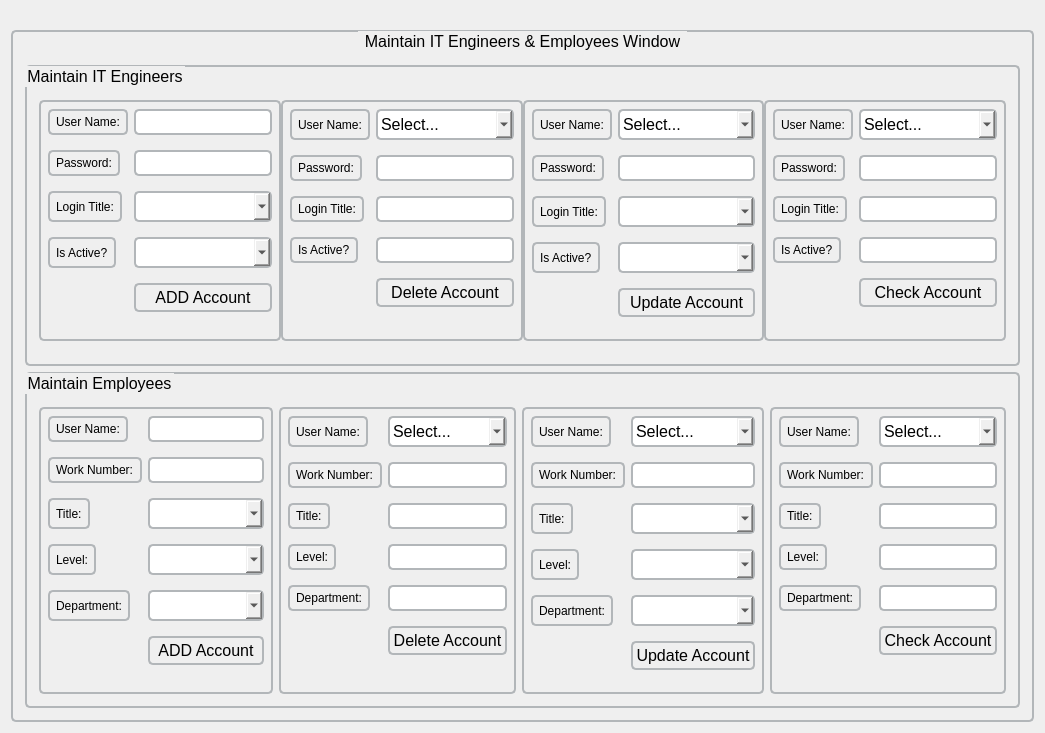
      <widget class="QWidget" name="page_Maintain_Employees">
       <layout class="QGridLayout" name="gridLayout_21">
        <property name="topMargin">
         <number>30</number>
        </property>
        <item row="0" column="0">
         <widget class="QGroupBox" name="groupBox_5">
          <property name="font">
           <font>
            <pointsize>12</pointsize>
           </font>
          </property>
          <property name="styleSheet">
           <string notr="true">QWidget{
border-style:none;
border:2px solid #B2B6B9;
padding:3px;
border-radius:5px; }</string>
          </property>
          <property name="title">
           <string>Maintain IT Engineers &amp;&amp; Employees Window</string>
          </property>
          <property name="alignment">
           <set>Qt::AlignCenter</set>
          </property>
          <layout class="QGridLayout" name="gridLayout_33">
           <property name="topMargin">
            <number>30</number>
           </property>
           <item row="0" column="0">
            <widget class="QGroupBox" name="groupBox_6">
             <property name="font">
              <font>
               <pointsize>12</pointsize>
              </font>
             </property>
             <property name="styleSheet">
              <string notr="true"/>
             </property>
             <property name="title">
              <string>Maintain IT Engineers</string>
             </property>
             <layout class="QGridLayout" name="gridLayout_22" rowstretch="0">
              <property name="topMargin">
               <number>30</number>
              </property>
              <property name="bottomMargin">
               <number>20</number>
              </property>
              <property name="verticalSpacing">
               <number>20</number>
              </property>
              <item row="0" column="0">
               <layout class="QHBoxLayout" name="horizontalLayout_9">
                <item>
                 <widget class="QWidget" name="widget_8" native="true">
                  <layout class="QVBoxLayout" name="verticalLayout_21">
                   <item>
                    <layout class="QFormLayout" name="formLayout">
                     <property name="verticalSpacing">
                      <number>15</number>
                     </property>
                     <property name="bottomMargin">
                      <number>15</number>
                     </property>
                     <item row="0" column="0">
                      <widget class="QLabel" name="label_5">
                       <property name="text">
                        <string>User Name:</string>
                       </property>
                      </widget>
                     </item>
                     <item row="0" column="1">
                      <widget class="QLineEdit" name="lineEdit_Add_UserName"/>
                     </item>
                     <item row="1" column="0">
                      <widget class="QLabel" name="label_6">
                       <property name="text">
                        <string>Password:</string>
                       </property>
                      </widget>
                     </item>
                     <item row="1" column="1">
                      <widget class="QLineEdit" name="lineEdit_Add_Password"/>
                     </item>
                     <item row="2" column="0">
                      <widget class="QLabel" name="label_7">
                       <property name="text">
                        <string>Login Title:</string>
                       </property>
                      </widget>
                     </item>
                     <item row="2" column="1">
                      <widget class="QComboBox" name="comboBox_Add_LoginTitle">
                       <property name="font">
                        <font>
                         <pointsize>12</pointsize>
                        </font>
                       </property>
                      </widget>
                     </item>
                     <item row="3" column="0">
                      <widget class="QLabel" name="label_8">
                       <property name="text">
                        <string>Is Active?</string>
                       </property>
                      </widget>
                     </item>
                     <item row="3" column="1">
                      <widget class="QComboBox" name="comboBox_Add_IsActive">
                       <property name="font">
                        <font>
                         <pointsize>12</pointsize>
                        </font>
                       </property>
                      </widget>
                     </item>
                     <item row="4" column="1">
                      <widget class="QPushButton" name="pushButton_Add_User">
                       <property name="font">
                        <font>
                         <pointsize>12</pointsize>
                        </font>
                       </property>
                       <property name="text">
                        <string>ADD Account</string>
                       </property>
                       <property name="icon">
                        <iconset resource="ResourceFile.qrc">
                         <normaloff>:/Icon/adduser.png</normaloff>:/Icon/adduser.png</iconset>
                       </property>
                      </widget>
                     </item>
                    </layout>
                   </item>
                  </layout>
                 </widget>
                </item>
                <item>
                 <widget class="QWidget" name="widget_9" native="true">
                  <layout class="QVBoxLayout" name="verticalLayout_22">
                   <item>
                    <layout class="QFormLayout" name="formLayout_2">
                     <property name="verticalSpacing">
                      <number>15</number>
                     </property>
                     <property name="bottomMargin">
                      <number>15</number>
                     </property>
                     <item row="0" column="0">
                      <widget class="QLabel" name="label_9">
                       <property name="text">
                        <string>User Name:</string>
                       </property>
                      </widget>
                     </item>
                     <item row="1" column="0">
                      <widget class="QLabel" name="label_10">
                       <property name="text">
                        <string>Password:</string>
                       </property>
                      </widget>
                     </item>
                     <item row="1" column="1">
                      <widget class="QLineEdit" name="lineEdit_Delete_Password"/>
                     </item>
                     <item row="2" column="0">
                      <widget class="QLabel" name="label_11">
                       <property name="text">
                        <string>Login Title:</string>
                       </property>
                      </widget>
                     </item>
                     <item row="3" column="0">
                      <widget class="QLabel" name="label_12">
                       <property name="text">
                        <string>Is Active?</string>
                       </property>
                      </widget>
                     </item>
                     <item row="4" column="1">
                      <widget class="QPushButton" name="pushButton_Delete">
                       <property name="font">
                        <font>
                         <pointsize>12</pointsize>
                        </font>
                       </property>
                       <property name="text">
                        <string>Delete Account</string>
                       </property>
                       <property name="icon">
                        <iconset resource="ResourceFile.qrc">
                         <normaloff>:/Icon/deleteUser.png</normaloff>:/Icon/deleteUser.png</iconset>
                       </property>
                      </widget>
                     </item>
                     <item row="0" column="1">
                      <widget class="QComboBox" name="comboBox_Delete_UserName">
                       <property name="font">
                        <font>
                         <pointsize>12</pointsize>
                        </font>
                       </property>
                       <property name="placeholderText">
                        <string>Select...</string>
                       </property>
                      </widget>
                     </item>
                     <item row="2" column="1">
                      <widget class="QLineEdit" name="lineEdit_Delete_LoginTitle"/>
                     </item>
                     <item row="3" column="1">
                      <widget class="QLineEdit" name="lineEdit_Delete_isActive"/>
                     </item>
                    </layout>
                   </item>
                  </layout>
                 </widget>
                </item>
                <item>
                 <widget class="QWidget" name="widget_10" native="true">
                  <layout class="QVBoxLayout" name="verticalLayout_23">
                   <item>
                    <layout class="QFormLayout" name="formLayout_3">
                     <property name="verticalSpacing">
                      <number>15</number>
                     </property>
                     <property name="bottomMargin">
                      <number>15</number>
                     </property>
                     <item row="0" column="0">
                      <widget class="QLabel" name="label_13">
                       <property name="text">
                        <string>User Name:</string>
                       </property>
                      </widget>
                     </item>
                     <item row="1" column="0">
                      <widget class="QLabel" name="label_14">
                       <property name="text">
                        <string>Password:</string>
                       </property>
                      </widget>
                     </item>
                     <item row="1" column="1">
                      <widget class="QLineEdit" name="lineEdit_Update_Password"/>
                     </item>
                     <item row="2" column="0">
                      <widget class="QLabel" name="label_15">
                       <property name="text">
                        <string>Login Title:</string>
                       </property>
                      </widget>
                     </item>
                     <item row="2" column="1">
                      <widget class="QComboBox" name="comboBox_Update_LoginTitle">
                       <property name="font">
                        <font>
                         <pointsize>12</pointsize>
                        </font>
                       </property>
                      </widget>
                     </item>
                     <item row="3" column="0">
                      <widget class="QLabel" name="label_16">
                       <property name="text">
                        <string>Is Active?</string>
                       </property>
                      </widget>
                     </item>
                     <item row="3" column="1">
                      <widget class="QComboBox" name="comboBox_Update_IsActive">
                       <property name="font">
                        <font>
                         <pointsize>12</pointsize>
                        </font>
                       </property>
                      </widget>
                     </item>
                     <item row="4" column="1">
                      <widget class="QPushButton" name="pushButton_Update">
                       <property name="font">
                        <font>
                         <pointsize>12</pointsize>
                        </font>
                       </property>
                       <property name="text">
                        <string>Update Account</string>
                       </property>
                       <property name="icon">
                        <iconset resource="ResourceFile.qrc">
                         <normaloff>:/Icon/modifyUser.png</normaloff>:/Icon/modifyUser.png</iconset>
                       </property>
                      </widget>
                     </item>
                     <item row="0" column="1">
                      <widget class="QComboBox" name="comboBox_Update_UserName">
                       <property name="font">
                        <font>
                         <pointsize>12</pointsize>
                        </font>
                       </property>
                       <property name="placeholderText">
                        <string>Select...</string>
                       </property>
                      </widget>
                     </item>
                    </layout>
                   </item>
                  </layout>
                 </widget>
                </item>
                <item>
                 <widget class="QWidget" name="widget_11" native="true">
                  <layout class="QVBoxLayout" name="verticalLayout_24">
                   <item>
                    <layout class="QFormLayout" name="formLayout_4">
                     <property name="verticalSpacing">
                      <number>15</number>
                     </property>
                     <property name="bottomMargin">
                      <number>15</number>
                     </property>
                     <item row="0" column="0">
                      <widget class="QLabel" name="label_17">
                       <property name="text">
                        <string>User Name:</string>
                       </property>
                      </widget>
                     </item>
                     <item row="1" column="0">
                      <widget class="QLabel" name="label_18">
                       <property name="text">
                        <string>Password:</string>
                       </property>
                      </widget>
                     </item>
                     <item row="1" column="1">
                      <widget class="QLineEdit" name="lineEdit_Check_Password">
                       <property name="echoMode">
                        <enum>QLineEdit::Normal</enum>
                       </property>
                      </widget>
                     </item>
                     <item row="2" column="0">
                      <widget class="QLabel" name="label_19">
                       <property name="text">
                        <string>Login Title:</string>
                       </property>
                      </widget>
                     </item>
                     <item row="3" column="0">
                      <widget class="QLabel" name="label_20">
                       <property name="text">
                        <string>Is Active?</string>
                       </property>
                      </widget>
                     </item>
                     <item row="4" column="1">
                      <widget class="QPushButton" name="pushButton_Check">
                       <property name="font">
                        <font>
                         <pointsize>12</pointsize>
                        </font>
                       </property>
                       <property name="text">
                        <string>Check Account</string>
                       </property>
                       <property name="icon">
                        <iconset resource="ResourceFile.qrc">
                         <normaloff>:/Icon/checkUser.png</normaloff>:/Icon/checkUser.png</iconset>
                       </property>
                      </widget>
                     </item>
                     <item row="0" column="1">
                      <widget class="QComboBox" name="comboBox_Check_UserName">
                       <property name="font">
                        <font>
                         <pointsize>12</pointsize>
                        </font>
                       </property>
                       <property name="placeholderText">
                        <string>Select...</string>
                       </property>
                      </widget>
                     </item>
                     <item row="2" column="1">
                      <widget class="QLineEdit" name="lineEdit_Check_LoginTitle"/>
                     </item>
                     <item row="3" column="1">
                      <widget class="QLineEdit" name="lineEdit_Check_isActive"/>
                     </item>
                    </layout>
                   </item>
                  </layout>
                 </widget>
                </item>
               </layout>
              </item>
             </layout>
            </widget>
           </item>
           <item row="1" column="0">
            <widget class="QGroupBox" name="groupBox_7">
             <property name="font">
              <font>
               <pointsize>12</pointsize>
              </font>
             </property>
             <property name="title">
              <string>Maintain Employees</string>
             </property>
             <layout class="QGridLayout" name="gridLayout_32">
              <property name="topMargin">
               <number>30</number>
              </property>
              <item row="0" column="0">
               <layout class="QHBoxLayout" name="horizontalLayout_10">
                <item>
                 <widget class="QWidget" name="widget_16" native="true">
                  <property name="autoFillBackground">
                   <bool>false</bool>
                  </property>
                  <layout class="QVBoxLayout" name="verticalLayout_14">
                   <item>
                    <layout class="QFormLayout" name="formLayout_11">
                     <property name="verticalSpacing">
                      <number>15</number>
                     </property>
                     <property name="bottomMargin">
                      <number>15</number>
                     </property>
                     <item row="0" column="0">
                      <widget class="QLabel" name="label_57">
                       <property name="text">
                        <string>User Name:</string>
                       </property>
                      </widget>
                     </item>
                     <item row="0" column="1">
                      <widget class="QLineEdit" name="lineEdit_Maintain_Employee_Add_EmplyeeName"/>
                     </item>
                     <item row="1" column="0">
                      <widget class="QLabel" name="label_58">
                       <property name="text">
                        <string>Work Number:</string>
                       </property>
                      </widget>
                     </item>
                     <item row="1" column="1">
                      <widget class="QLineEdit" name="lineEdit_Maintain_Employee_Add_WorkNumber"/>
                     </item>
                     <item row="2" column="0">
                      <widget class="QLabel" name="label_59">
                       <property name="text">
                        <string>Title:</string>
                       </property>
                      </widget>
                     </item>
                     <item row="2" column="1">
                      <widget class="QComboBox" name="comboBox_Maintain_Employee_Add_Title">
                       <property name="font">
                        <font>
                         <pointsize>12</pointsize>
                        </font>
                       </property>
                      </widget>
                     </item>
                     <item row="3" column="0">
                      <widget class="QLabel" name="label_60">
                       <property name="text">
                        <string>Level:</string>
                       </property>
                      </widget>
                     </item>
                     <item row="3" column="1">
                      <widget class="QComboBox" name="comboBox_Maintain_Employee_Add_Level">
                       <property name="font">
                        <font>
                         <pointsize>12</pointsize>
                        </font>
                       </property>
                      </widget>
                     </item>
                     <item row="5" column="1">
                      <widget class="QPushButton" name="pushButton_Maintain_Empoyee_Add_User">
                       <property name="font">
                        <font>
                         <pointsize>12</pointsize>
                        </font>
                       </property>
                       <property name="text">
                        <string>ADD Account</string>
                       </property>
                       <property name="icon">
                        <iconset resource="ResourceFile.qrc">
                         <normaloff>:/Icon/adduser.png</normaloff>:/Icon/adduser.png</iconset>
                       </property>
                      </widget>
                     </item>
                     <item row="4" column="0">
                      <widget class="QLabel" name="label_73">
                       <property name="text">
                        <string>Department:</string>
                       </property>
                      </widget>
                     </item>
                     <item row="4" column="1">
                      <widget class="QComboBox" name="comboBox_Maintain_Employee_Add_Department">
                       <property name="font">
                        <font>
                         <pointsize>12</pointsize>
                        </font>
                       </property>
                      </widget>
                     </item>
                    </layout>
                   </item>
                  </layout>
                 </widget>
                </item>
                <item>
                 <widget class="QWidget" name="widget_17" native="true">
                  <layout class="QVBoxLayout" name="verticalLayout_13">
                   <item>
                    <layout class="QFormLayout" name="formLayout_12">
                     <property name="verticalSpacing">
                      <number>15</number>
                     </property>
                     <property name="bottomMargin">
                      <number>15</number>
                     </property>
                     <item row="0" column="0">
                      <widget class="QLabel" name="label_61">
                       <property name="text">
                        <string>User Name:</string>
                       </property>
                      </widget>
                     </item>
                     <item row="0" column="1">
                      <widget class="QComboBox" name="comboBox_Maintain_Employee_Delete_UserName">
                       <property name="font">
                        <font>
                         <pointsize>12</pointsize>
                        </font>
                       </property>
                       <property name="placeholderText">
                        <string>Select...</string>
                       </property>
                      </widget>
                     </item>
                     <item row="1" column="0">
                      <widget class="QLabel" name="label_63">
                       <property name="text">
                        <string>Work Number:</string>
                       </property>
                      </widget>
                     </item>
                     <item row="1" column="1">
                      <widget class="QLineEdit" name="lineEdit_Maintain_Employee_Delete_WorkNumber"/>
                     </item>
                     <item row="2" column="0">
                      <widget class="QLabel" name="label_64">
                       <property name="text">
                        <string>Title:</string>
                       </property>
                      </widget>
                     </item>
                     <item row="3" column="0">
                      <widget class="QLabel" name="label_62">
                       <property name="text">
                        <string>Level:</string>
                       </property>
                      </widget>
                     </item>
                     <item row="4" column="0">
                      <widget class="QLabel" name="label_74">
                       <property name="text">
                        <string>Department:</string>
                       </property>
                      </widget>
                     </item>
                     <item row="5" column="1">
                      <widget class="QPushButton" name="pushButton_Maintain_Employee_Delete">
                       <property name="font">
                        <font>
                         <pointsize>12</pointsize>
                        </font>
                       </property>
                       <property name="text">
                        <string>Delete Account</string>
                       </property>
                       <property name="icon">
                        <iconset resource="ResourceFile.qrc">
                         <normaloff>:/Icon/deleteUser.png</normaloff>:/Icon/deleteUser.png</iconset>
                       </property>
                      </widget>
                     </item>
                     <item row="2" column="1">
                      <widget class="QLineEdit" name="lineEdit_Maintain_Employee_Delete_Title"/>
                     </item>
                     <item row="3" column="1">
                      <widget class="QLineEdit" name="lineEdit_Maintain_Employee_Delete_Level"/>
                     </item>
                     <item row="4" column="1">
                      <widget class="QLineEdit" name="lineEdit_Maintain_Employee_Delete_Department"/>
                     </item>
                    </layout>
                   </item>
                  </layout>
                 </widget>
                </item>
                <item>
                 <widget class="QWidget" name="widget_18" native="true">
                  <layout class="QVBoxLayout" name="verticalLayout_15">
                   <item>
                    <layout class="QFormLayout" name="formLayout_13">
                     <property name="verticalSpacing">
                      <number>15</number>
                     </property>
                     <property name="bottomMargin">
                      <number>15</number>
                     </property>
                     <item row="0" column="0">
                      <widget class="QLabel" name="label_65">
                       <property name="text">
                        <string>User Name:</string>
                       </property>
                      </widget>
                     </item>
                     <item row="0" column="1">
                      <widget class="QComboBox" name="comboBox_Maintain_Employee_Update_UserName">
                       <property name="font">
                        <font>
                         <pointsize>12</pointsize>
                        </font>
                       </property>
                       <property name="placeholderText">
                        <string>Select...</string>
                       </property>
                      </widget>
                     </item>
                     <item row="1" column="0">
                      <widget class="QLabel" name="label_66">
                       <property name="text">
                        <string>Work Number:</string>
                       </property>
                      </widget>
                     </item>
                     <item row="1" column="1">
                      <widget class="QLineEdit" name="lineEdit_Maintain_Employee_Update_WorkNumber"/>
                     </item>
                     <item row="2" column="0">
                      <widget class="QLabel" name="label_67">
                       <property name="text">
                        <string>Title:</string>
                       </property>
                      </widget>
                     </item>
                     <item row="2" column="1">
                      <widget class="QComboBox" name="comboBox_Maintain_Employee_Update_Title">
                       <property name="font">
                        <font>
                         <pointsize>12</pointsize>
                        </font>
                       </property>
                      </widget>
                     </item>
                     <item row="3" column="0">
                      <widget class="QLabel" name="label_68">
                       <property name="text">
                        <string>Level:</string>
                       </property>
                      </widget>
                     </item>
                     <item row="3" column="1">
                      <widget class="QComboBox" name="comboBox_Maintain_Employee_Update_Level">
                       <property name="font">
                        <font>
                         <pointsize>12</pointsize>
                        </font>
                       </property>
                      </widget>
                     </item>
                     <item row="4" column="0">
                      <widget class="QLabel" name="label_75">
                       <property name="text">
                        <string>Department:</string>
                       </property>
                      </widget>
                     </item>
                     <item row="4" column="1">
                      <widget class="QComboBox" name="comboBox_Maintain_Employee_Update_Department">
                       <property name="font">
                        <font>
                         <pointsize>12</pointsize>
                        </font>
                       </property>
                      </widget>
                     </item>
                     <item row="5" column="1">
                      <widget class="QPushButton" name="pushButton_Maintain_Empoyee_Update">
                       <property name="font">
                        <font>
                         <pointsize>12</pointsize>
                        </font>
                       </property>
                       <property name="text">
                        <string>Update Account</string>
                       </property>
                       <property name="icon">
                        <iconset resource="ResourceFile.qrc">
                         <normaloff>:/Icon/modifyUser.png</normaloff>:/Icon/modifyUser.png</iconset>
                       </property>
                      </widget>
                     </item>
                    </layout>
                   </item>
                  </layout>
                 </widget>
                </item>
                <item>
                 <widget class="QWidget" name="widget_19" native="true">
                  <layout class="QVBoxLayout" name="verticalLayout_16">
                   <item>
                    <layout class="QFormLayout" name="formLayout_14">
                     <property name="verticalSpacing">
                      <number>15</number>
                     </property>
                     <property name="bottomMargin">
                      <number>15</number>
                     </property>
                     <item row="0" column="0">
                      <widget class="QLabel" name="label_69">
                       <property name="text">
                        <string>User Name:</string>
                       </property>
                      </widget>
                     </item>
                     <item row="0" column="1">
                      <widget class="QComboBox" name="comboBox_Maintain_Employee_Checkout_UserName">
                       <property name="font">
                        <font>
                         <pointsize>12</pointsize>
                        </font>
                       </property>
                       <property name="placeholderText">
                        <string>Select...</string>
                       </property>
                      </widget>
                     </item>
                     <item row="1" column="0">
                      <widget class="QLabel" name="label_70">
                       <property name="text">
                        <string>Work Number:</string>
                       </property>
                      </widget>
                     </item>
                     <item row="1" column="1">
                      <widget class="QLineEdit" name="lineEdit_Maintain_Employee_Checkout_WorkNumber"/>
                     </item>
                     <item row="2" column="0">
                      <widget class="QLabel" name="label_71">
                       <property name="text">
                        <string>Title:</string>
                       </property>
                      </widget>
                     </item>
                     <item row="3" column="0">
                      <widget class="QLabel" name="label_72">
                       <property name="text">
                        <string>Level:</string>
                       </property>
                      </widget>
                     </item>
                     <item row="4" column="0">
                      <widget class="QLabel" name="label_76">
                       <property name="text">
                        <string>Department:</string>
                       </property>
                      </widget>
                     </item>
                     <item row="5" column="1">
                      <widget class="QPushButton" name="pushButton_Maintain_Employee_Check">
                       <property name="font">
                        <font>
                         <pointsize>12</pointsize>
                        </font>
                       </property>
                       <property name="text">
                        <string>Check Account</string>
                       </property>
                       <property name="icon">
                        <iconset resource="ResourceFile.qrc">
                         <normaloff>:/Icon/checkUser.png</normaloff>:/Icon/checkUser.png</iconset>
                       </property>
                      </widget>
                     </item>
                     <item row="2" column="1">
                      <widget class="QLineEdit" name="lineEdit_Maintain_Employee_Checkout_Title"/>
                     </item>
                     <item row="3" column="1">
                      <widget class="QLineEdit" name="lineEdit_Maintain_Employee_Checkout_Level"/>
                     </item>
                     <item row="4" column="1">
                      <widget class="QLineEdit" name="lineEdit_Maintain_Employee_Checkout_Department"/>
                     </item>
                    </layout>
                   </item>
                  </layout>
                 </widget>
                </item>
               </layout>
              </item>
             </layout>
            </widget>
           </item>
          </layout>
         </widget>
        </item>
       </layout>
      </widget>
